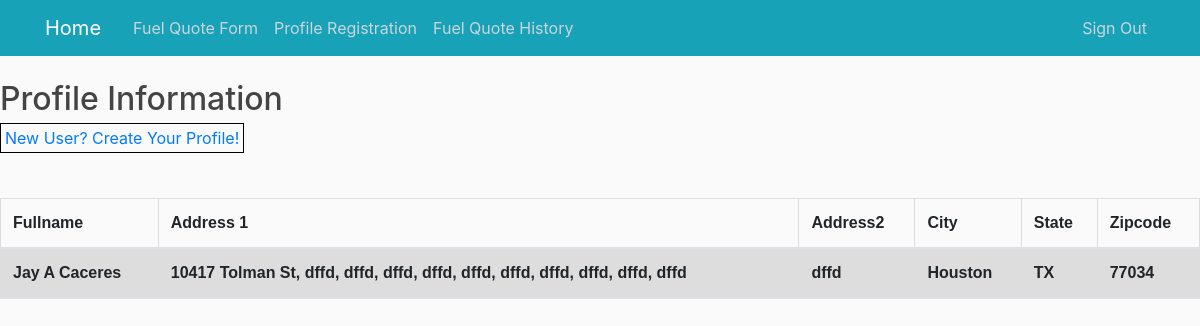
The page /Management (signed in) on the database its author committed.
### webapp/models.py (models this page shows, shortened)
class Registered_user(db.Model):
    user_id = db.Column(db.Integer, db.ForeignKey('user.id') ,nullable=False,primary_key=True)
    fullname = db.Column(db.String(30), nullable=False)
    address1 = db.Column(db.String(120), nullable=False) #whoever is incharge of this part can split address to address1/address2
    address2 = db.Column(db.String(120))
    city = db.Column(db.String(20), nullable=False)
    state = db.Column(db.String(20), nullable=False)
    zipcode = db.Column(db.Integer, nullable=False)

### webapp/routes.py (the view)
@app.route("/Management", methods=["GET", "POST"])
def Management():
    registered_user = Registered_user.query.filter_by(user_id=userid).first()
    print(userid)
    table_values=registered_user
    if table_values is None:
        data = (
            ('', '', '', '', '', '')
        )
    else:
        data = (
        (table_values.fullname, table_values.address1, table_values.address2, table_values.city, table_values.state, table_values.zipcode)
        )
    return render_template('Management.html', data=data)

### webapp/models.py (called while the page is built)
@login_manager.user_loader
def load_user(user_id):
    return User.query.get(int(user_id))

### webapp/templates/Management.html (shortened to what this page needs)
<!DOCTYPE html>
<html>
<head>
      <link rel="stylesheet" href="https://stackpath.bootstrapcdn.com/bootstrap/4.3.1/css/bootstrap.min.css">
      <link rel="stylesheet" type="text/css" href="{{ url_for('static', filename='main.css')}}">
</head>
<body>
  <header class="site-header">
    <nav class="navbar navbar-expand-md navbar-dark bg-info fixed-top">
      <div class="container">
        <a class="navbar-brand mr-4" href="/Management">Home</a>
        <div class="collapse navbar-collapse" id="navbarToggle">
          <div class="navbar-nav mr-auto">
            <a class="nav-item nav-link" href="/fuelQuote">Fuel Quote Form</a>
            <a class="nav-item nav-link" href="/Registration">Profile Registration</a>
            <a class="nav-item nav-link" href="/history">Fuel Quote History</a>
          </div>
          <div class="navbar-nav">
            <a class="nav-item nav-link" href="{{ url_for('logout') }}">Sign Out</a>
          </div>
        </div>
      </div>
    </nav>
  </header>
    <table class="table mt-5 text-center" id="ProfileInfo">
          <h2>Profile Information</h2>
          <a href="/Registration" class="LinkButton">New User? Create Your Profile!</a>
        <thead>
          <tr>
            <th>Fullname</th>
            <th>Address 1</th>
            <th>Address2</th>
            <th>City</th>
            <th>State</th>
            <th>Zipcode</th>
          </tr>
          <tr>
            {% for i in data %}
              <th>{{i}}</th>
            {% endfor %}
          </tr>
        </thead>
    </table>
</body>
</html>

### webapp/static/main.css (style rules this page uses)
body { background: #fafafa; color: #333333; margin-top: 5rem; }
h1, h2, h3, h4, h5, h6 { color: #444444; }
.site-header .navbar-nav .nav-link { color: #cbd5db; }
a.LinkButton { border-style: solid; border-width : 1px 1px 1px 1px; text-decoration : none; padding : 4px; border-color : #000000; }

### webapp/templates/Management.html (style rules this page uses)
table { font-family: arial, sans-serif; border-collapse: collapse; width: 100%; }
td, th { border: 1px solid #dddddd; text-align: left; padding: 8px; }
tr:nth-child(even) { background-color: #dddddd; }

### rows shown on the page
Registered_user: fullname "Jay A Caceres", address1 "10417 Tolman St, dffd, dffd, dffd, dffd, dffd, dffd, dffd, dffd, dffd, dffd", address2 "dffd", city "Houston", state "TX", zipcode "77034"
